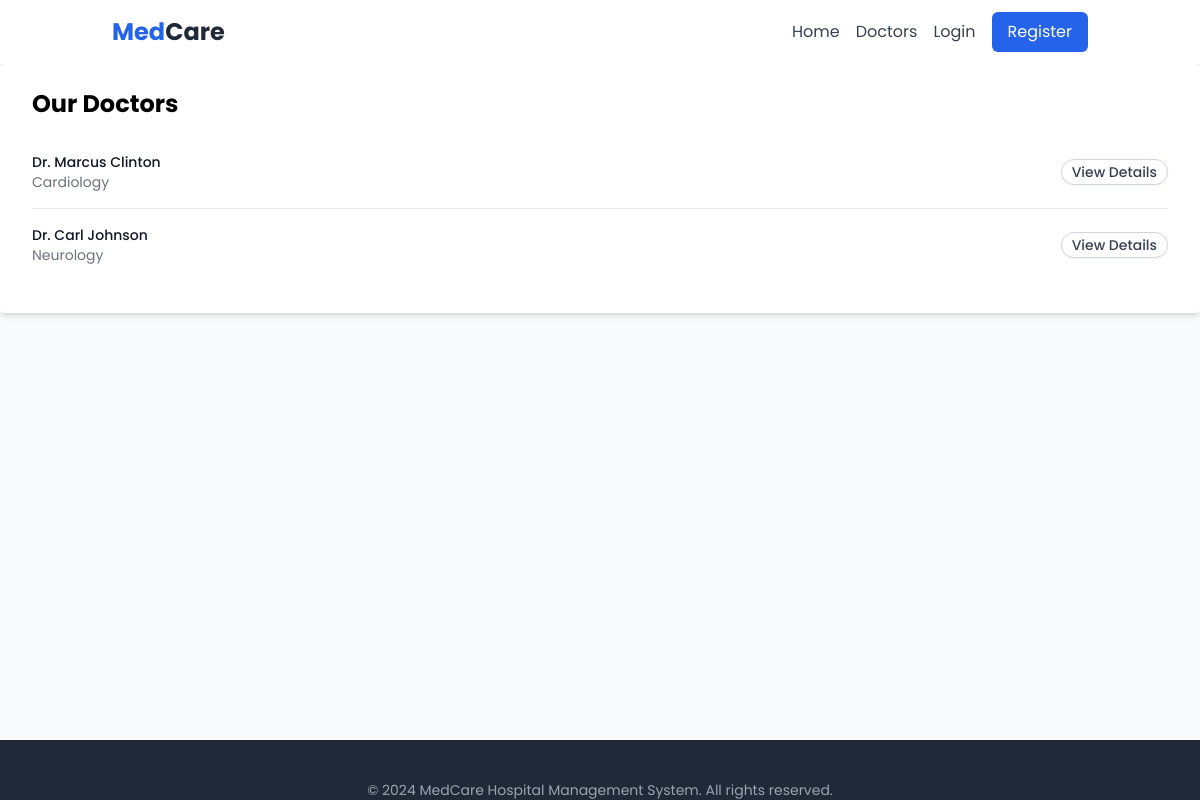
The app's page /doctors/ with its own data.
### hms/models.py (models this page shows, shortened)
class Doctor(models.Model):
    user = models.OneToOneField(User, on_delete=models.CASCADE)
    specialty = models.CharField(max_length=100, blank=True, null=True)
    license_number = models.CharField(max_length=50)

### hms/views.py (the view)
# urls.py: path('doctors/', views.DoctorListView.as_view(), name='doctor_list'),
class DoctorListView(ListView):
    model = Doctor
    template_name = 'hms/doctor_list.html'
    context_object_name = 'doctors'

### templates/hms/doctor_list.html
{% extends 'hms/base.html' %}
{% block content %}
    <div class="bg-white shadow-md rounded px-8 pt-6 pb-8 mb-4">
        <h2 class="text-2xl font-bold mb-4">Our Doctors</h2>
        <ul class="divide-y divide-gray-200">
        {% for doctor in doctors %}
            <li class="py-4">
                <div class="flex items-center space-x-4">
                    <div class="flex-1 min-w-0">
                        <p class="text-sm font-medium text-gray-900 truncate">
                            Dr. {{ doctor.user.get_full_name }}
                        </p>
                        <p class="text-sm text-gray-500 truncate">
                            {{ doctor.specialty }}
                        </p>
                    </div>
                    <div>
                        <a href="{% url 'doctor_detail' doctor.pk %}" class="inline-flex items-center shadow-sm px-2.5 py-0.5 border border-gray-300 text-sm leading-5 font-medium rounded-full text-gray-700 bg-white hover:bg-gray-50">
                            View Details
                        </a>
                    </div>
                </div>
            </li>
        {% empty %}
            <li class="py-4 text-center text-gray-500">No doctors found.</li>
        {% endfor %}
        </ul>
    </div>
{% endblock %}

### templates/hms/base.html (style rules this page uses)
body { font-family: 'Poppins', sans-serif; }

### records on screen
Doctor: user.get_full_name "Marcus Clinton", specialty "Cardiology"
Doctor: user.get_full_name "Carl Johnson", specialty "Neurology"
